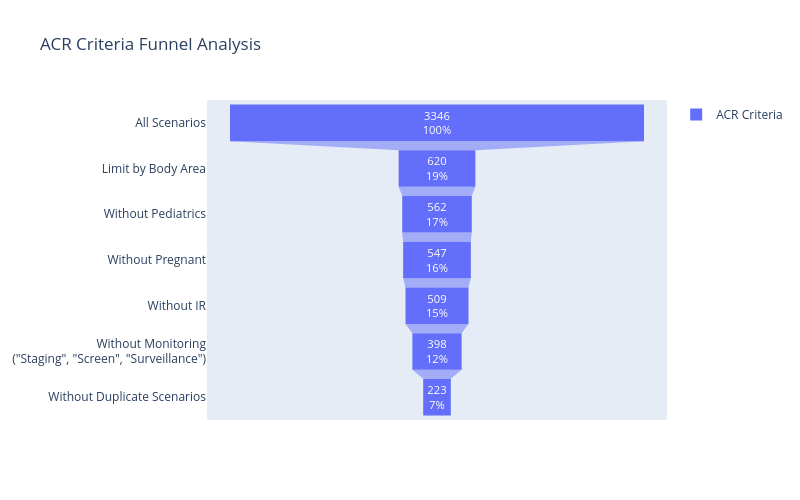

Notebook source saved alongside this figure:
### Code cell
import plotly.graph_objects as go

fig = go.Figure()

fig.add_trace(go.Funnel(
    name = 'ACR Criteria',
    y = ['All Scenarios', 'Limit by Body Area', 'Without Pediatrics', 'Without Pregnant', 'Without IR', 'Without Monitoring<br>("Staging", "Screen", "Surveillance")', 'Without Duplicate Scenarios'],
    x = [len(df), body_area_n, without_peds_n, without_pregnant_n, without_IR_n, without_monitoring_n, without_duplicates_n],
    textinfo = "value+percent initial"
))

fig.update_layout(
    title = "ACR Criteria Funnel Analysis",
    showlegend = True,
    width = 800,
    height = 500
)

fig.show()

### Figure 1 — Plotly figure (JSON) as saved in the notebook; plotly's stock layout.template omitted (floating-point values rounded to 4 significant figures)
{"data": [{"name": "ACR Criteria", "textinfo": "value+percent initial", "type": "funnel", "x": [3346, 620, 562, 547, 509, 398, 223], "y": ["All Scenarios", "Limit by Body Area", "Without Pediatrics", "Without Pregnant", "Without IR", "Without Monitoring<br>(\"Staging\", \"Screen\", \"Surveillance\")", "Without Duplicate Scenarios"]}], "layout": {"height": 500, "showlegend": true, "title": {"text": "ACR Criteria Funnel Analysis"}, "width": 800}}
